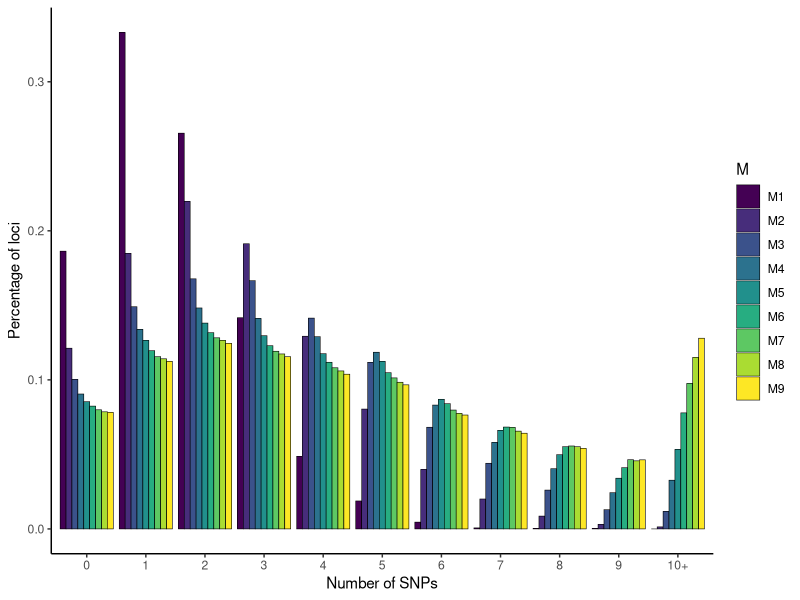
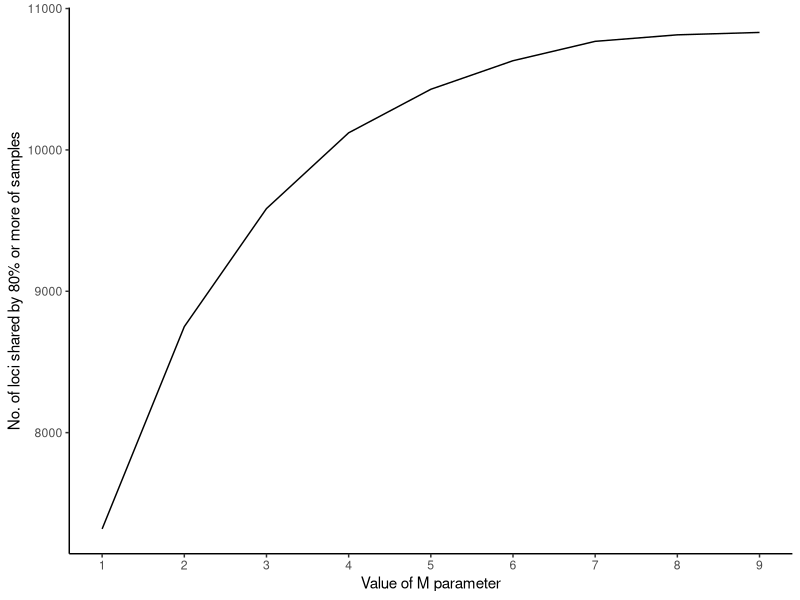

The R script that drew these images, in order:
## ---- chunk 1
knitr::opts_chunk$set(echo = TRUE)
## ---- chunk 2
library(tidyverse)
library(knitr)

#Import
snps<-read_csv("r80_loci_perM.csv")
locitotals<-read_csv("r80_loci_totals.csv")
snpspercent <- snps[c(1,3,5,7,9,11,13,15,17,19)] #every other collumn, just the percentages
snpbyper <- tidyr::gather(snpspercent, "M", "percent", 2:10)

#Set the order so that 10+ appears last rather than in alphabetical order
snpbyper$n_snps <- factor(snpbyper$n_snps, levels=c("0","1", "2", "3","4", "5", "6","7", "8", "9","10+"))

library(viridis)
#library(RColorBrewer) 
#display.brewer.all(colorblindFriendly = TRUE)
#scale_fill_brewer(palette = "Dark2")
#https://www.datanovia.com/en/blog/the-a-z-of-rcolorbrewer-palette/

ggplot(snpbyper, aes(fill=M, y=percent, x=n_snps)) +
    geom_bar(position="dodge", stat="identity",colour="black", size = 0.2) + 
  labs(y = "Percentage of loci", x= "Number of SNPs") +
  scale_fill_viridis(discrete = TRUE, option="D")+
  theme_classic()

#Plot the number of total loci per M
ggplot(locitotals, aes(y=n_loci_r80, x=M)) +
  labs(y = "No. of loci shared by 80% or more of samples", x= "Value of M parameter") +
  geom_line()+
  theme_classic()+
  scale_x_continuous(breaks=seq(1,9,1))
